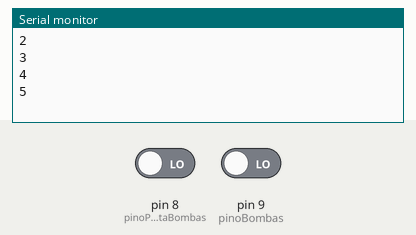
The sketch below on a simulated Arduino Leonardo, built with avr-gcc and run on an emulated ATmega32U4. On the bench: the last lines printed to the serial monitor. The test bench sets the inputs (shaded band); at power-on: pin 8 (pinoPortaBombas) LOW, pin 9 (pinoBombas) LOW. USB keyboard and mouse output is not drawn.

Above: at 1.2 s.
1.3 s: pin 8 (pinoPortaBombas) driven HIGH
At 1.8 s:
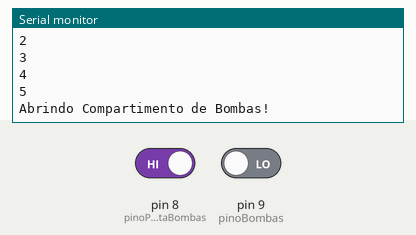
2.8 s: pin 9 (pinoBombas) driven HIGH
At 2.91 s:
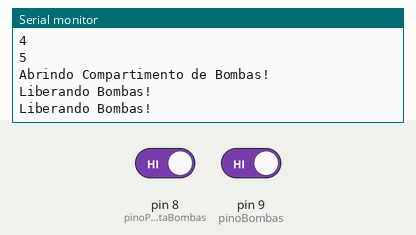
4.7 s: pin 8 (pinoPortaBombas) driven LOW
At 4.76 s:
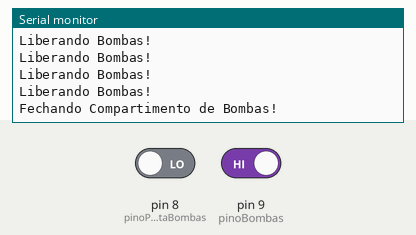
Timing chart, 0 to 7.7 s (numbered marks = the images above; inputs shaded):
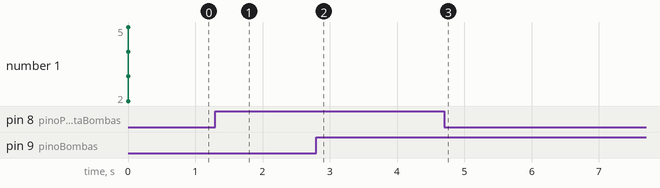

The sketch:

cookpit.ino.ino
```cpp
#include <Keyboard.h>

//Teclas de ações
word teclasMotores[] = {"KEY_F1", "KEY_F2", "KEY_F3", "KEY_F4"};
char teclaFlaps = 'f';
char teclaTremPouso = 'g';
word teclaEmbandeiramento = "KEY_F5";
char teclaCompartimentoBomba = 'Y';
char teclaSerieBombas = 'T';
//Configuração de pinos dos controle
int pinoEmbandeiramento[] = {2, 3, 4, 5};
int pinoFlaps = 6;
int pinoTremPouso = 7;
int pinoPortaBombas = 8;
int pinoBombas = 9;
//Motores embandeirado
bool motorEmbandeirado[] = {false, false, false, false};
//Estado dos flaps
bool estadoFlaps = false;
//Estado do trem de pouso
bool estadoTremPouso = true;
//Estado do trem de pouso
bool estadoCompartimentoBomba = false;

void setup(){
    Serial.begin(9600);
    Keyboard.begin();
    //
    int motor = 0;
    while(motor <= 3){
        pinMode(pinoEmbandeiramento[motor], INPUT_PULLUP);
        Serial.println(pinoEmbandeiramento[motor]);
        motor++;
    }
    pinMode(pinoTremPouso, INPUT);
    pinMode(pinoFlaps, INPUT);
}

void loop(){
   liberarSerieBombas();
   abrirCompartimentoBombas();
   //verificaFlaps();
   //verificaTremPouso();
   //verificaEmbandeiramento();
   delay(100);
}

//
//Rotina de Bombas
//
void liberarSerieBombas(){
  if(digitalRead(pinoBombas) == HIGH){
    Serial.println("Liberando Bombas!");
    Keyboard.write(teclaSerieBombas);
  }
}

//
//Rotina de Compartimento de Bombas
//
void abrirCompartimentoBombas(){
    //Se ele nao estiver ativo ira acionar
    if(digitalRead(pinoPortaBombas) == HIGH && estadoCompartimentoBomba == false ){
        Serial.println("Abrindo Compartimento de Bombas!");
        Keyboard.write(teclaCompartimentoBomba);
        estadoCompartimentoBomba = true;
    }
    //Se ele estiver ativo ira desacionar
    if(digitalRead(pinoPortaBombas) == LOW && estadoCompartimentoBomba == true){
        Serial.println("Fechando Compartimento de Bombas!");
        Keyboard.write(teclaCompartimentoBomba);
        estadoCompartimentoBomba = false;
    }
}

//
//Rotina dos flaps
//
void verificaFlaps(){
    if(digitalRead(pinoFlaps) == HIGH && !estadoFlaps){
        //Se ele nao estiver ativo ira acionar
        Serial.println("Ativando flaps!");
        Keyboard.write(teclaFlaps);
        estadoFlaps = true;
    }
    //Se ele estiver ativo ira desacionar
    if(digitalRead(pinoFlaps) == LOW && estadoFlaps){
        Serial.println("Desativando flaps!");
        Keyboard.write(teclaFlaps);
        estadoFlaps = false;
    }
}

//
//Rotina do trem de pouso
//
void verificaTremPouso(){
    if(digitalRead(pinoTremPouso) == HIGH && !estadoTremPouso){
        //Se ele nao estiver ativo ira acionar
        Serial.println("Abaixando trem de pouso!");
        Keyboard.write(teclaTremPouso);
        estadoTremPouso = true;
    }
    //Se ele estiver ativo ira desacionar
    if(digitalRead(pinoTremPouso) == LOW && estadoTremPouso){
        Serial.println("Recolhendo trem de pouso!");
        Keyboard.write(teclaFlaps);
        estadoTremPouso = false;
    }

}

//
//Rotina de embandeirar ou desembandeirar motores
//
void verificaEmbandeiramento(){
    //Testa todos os motores para saber se precisam ser alterados
    int motor = 0;
    while(motor <= 3){
      if(digitalRead(pinoEmbandeiramento[motor]) == HIGH && !motorEmbandeirado[motor]){
            //Se ele nao estiver embandeirado ira executar a rotina
            Serial.println("Iniciando Embandeiramento motor:" + String(motor + 1));
            embandeirarDesembandeirar(motor);
      }
      if(digitalRead(pinoEmbandeiramento[motor]) == LOW && motorEmbandeirado[motor]){
            //Se ele nao estiver desembandeirado ira executar a rotina
            Serial.println("Iniciando Desembandeiramento motor:" + String(motor + 1));
            embandeirarDesembandeirar(motor);
      }
        motor++;
    }
}

void embandeirarDesembandeirar(int motorAlterado){
    //Define moteres que sofrerão a ação
    selecionaMotores(motorAlterado);
    //Define a ação
    if(motorEmbandeirado[motorAlterado]){
        Serial.println("Acao de desembandeiramento motor:" + String(motorAlterado + 1));
        Keyboard.write(teclasMotores[motorAlterado]);
        motorEmbandeirado[motorAlterado] = false;
    }else{
        Serial.println("Acao de embandeiramento motor:" + String(motorAlterado + 1));
        //Executa a ação
        Keyboard.write(teclaEmbandeiramento);
        //desativa motor embandeirado
        Keyboard.write(teclasMotores[motorAlterado]);
        motorEmbandeirado[motorAlterado] = true;
    }
    //Reativa Motores validos
    selecionaMotores(motorAlterado);
}

void selecionaMotores(int motorAlterado){
  int motor = 0;
    while(motor <= 3){
      if(motorEmbandeirado[motor] != 1 && motor != motorAlterado){
        Keyboard.write(teclasMotores[motor]);
        Serial.println("Ativando/Desativando motor:" + String(motor + 1));
      }
      motor++;
    }
}
//
//Fim da rotina de embandeirar ou desembandeirar motores
//
```

Measured:
- after the input at 1.3 s, the serial monitor: prints a new line at once (image 1)
- after the input at 2.8 s, the serial monitor: prints a new line at once (image 2)
- after the input at 4.7 s, the serial monitor: prints a new line after 0.05 s (image 3)
